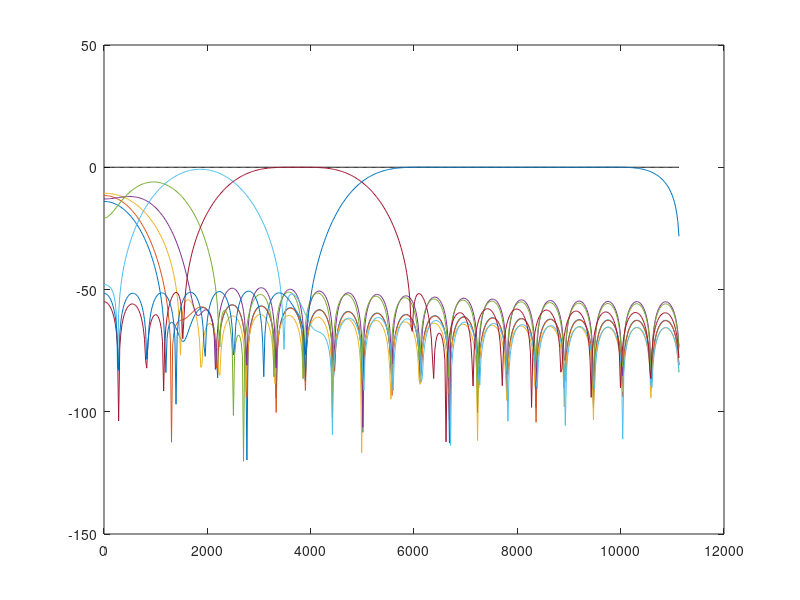

This chart was generated by the following MATLAB code: (Note: this script raises an error after producing the figure.)
% 2011-04-11, Mathias Lundell, Alexey Sidelnikov
% Clean-up

% All frequency values are in Hz.
Fs = 22.3e3; % Sampling Frequency

N    = 39; % Filter order


FcB11= 1;       % First Cutoff Frequency
FcB12= 1e4/2^7; % Second Cutoff Frequency
FcB2 = 1e4/2^6;
FcB3 = 1e4/2^5;
FcB4 = 1e4/2^4;
FcB5 = 1e4/2^3;
FcB6 = 1e4/2^2;
FcB7 = 1e4/2;
FcB8 = 1e4;

% Calculate the coefficients using the FIR1 function.
Nyquist = Fs/2;
b{1} = fir1(N, FcB12/Nyquist, 'low')/5;
b{2} = fir1(N, [FcB12+30 FcB2+40]/Nyquist, 'bandpass')/4;
b{3} = fir1(N, [FcB2+140 FcB3+100]/Nyquist, 'bandpass')/4;
b{4} = fir1(N, [FcB3+140 FcB4+50]/Nyquist, 'bandpass')/4;
b{5} = fir1(N, [FcB4+60 FcB5]/Nyquist, 'bandpass')/2;
b{6} = fir1(N, [FcB5 FcB6]/Nyquist, 'bandpass')/1.1;
b{7} = fir1(N, [FcB6 FcB7]/Nyquist, 'bandpass');
b{8} = fir1(N, [FcB7 FcB8+1e3]/Nyquist, 'bandpass');


% These could be used with filter visualization tool
%{
Hd1 = dfilt.dffir(b{1});
Hd2 = dfilt.dffir(b{2});
Hd3 = dfilt.dffir(b{3});
Hd4 = dfilt.dffir(b{4});
Hd5 = dfilt.dffir(b{5});
Hd6 = dfilt.dffir(b{6});
Hd7 = dfilt.dffir(b{7});
Hd8 = dfilt.dffir(b{8});
%Hd9 = dfilt.dffir(b{9});
Hd(9) = dfilt.dffir (b{1}+b{2}+b{3}+b{4}+b{5}+b{6}+b{7}+b{8});%+b{9}); %
%}

% Added up the filters here to see
[H1 W1] = freqz(b{1});
[H2 W2] = freqz(b{2});
[H3 W3] = freqz(b{3});
[H4 W4] = freqz(b{4});
[H5 W5] = freqz(b{5});
[H6 W6] = freqz(b{6});
[H7 W7] = freqz(b{7});
[H8 W8] = freqz(b{8});

% Frequency response of all filters summed together
H9 = H1+H2+H3+H4+H5+H6+H7+H8;

% Lines for 0 dB and 10kHz
a = zeros(length(W1), 1);
c = -60:0.01:6;

% Before made to binary
dB = @(x) 20*log10(abs(x));

figure(1);
plot(W1*Nyquist/pi, dB(H1));
hold on;
plot(W1*Nyquist/pi, a, 'black');
plot(W2*Nyquist/pi, dB(H2));
plot(W3*Nyquist/pi, dB(H3));
plot(W4*Nyquist/pi, dB(H4));
plot(W5*Nyquist/pi, dB(H5));
plot(W6*Nyquist/pi, dB(H6));
plot(W7*Nyquist/pi, dB(H7));
plot(W8*Nyquist/pi, dB(H8));
plot(W9*Nyquist/pi, dB(H9), 'r');
plot(10e3, c, 'black');


% Frequency response for coefficients with a certain bit width
bits = 10;
b2 = cell2mat(b);
b3 = zeros(8, N+1);

for i = 1:8
    b3(i,:) = b2((i-1)*(N+1)+1:i*(N+1));
    for j = 1:N+1
        d = floor((2^(bits-1)-1)*(b3(i,j)));
        e = d/(2^(bits-1)-1);
        b3(i,j) = e;
    end;
end;

% When made binary
[H1 W1] = freqz(b3(1,:));
[H2 W2] = freqz(b3(2,:));
[H3 W3] = freqz(b3(3,:));
[H4 W4] = freqz(b3(4,:));
[H5 W5] = freqz(b3(5,:));
[H6 W6] = freqz(b3(6,:));
[H7 W7] = freqz(b3(7,:));
[H8 W8] = freqz(b3(8,:));

figure(2);
plot(W1*Nyquist/pi, dB(H1));
hold on;
plot(W1*Nyquist/pi, a, 'black');
plot(W2*Nyquist/pi, dB(H2));
plot(W3*Nyquist/pi, dB(H3));
plot(W4*Nyquist/pi, dB(H4));
plot(W5*Nyquist/pi, dB(H5));
plot(W6*Nyquist/pi, dB(H6));
plot(W7*Nyquist/pi, dB(H7));
plot(W8*Nyquist/pi, dB(H8));
plot(W9*Nyquist/pi, dB(H9), 'r');
plot(10e3, c, 'black');